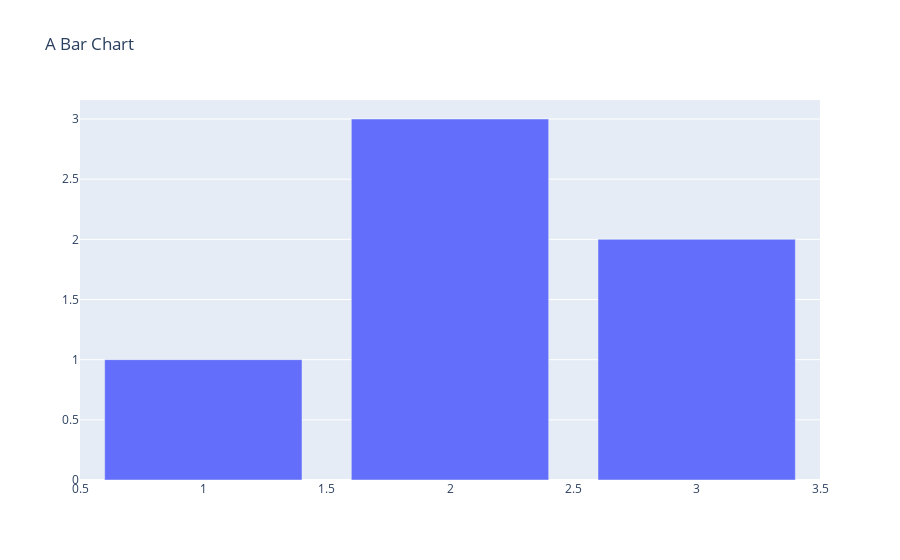

Notebook code for this chart:
### Markdown cell above
也可以基于dict信息直接创建Figure，似乎很少有使用场景

### Code cell
import plotly.graph_objects as go
fig = go.Figure({
    "data": [{"type": "bar",
              "x": [1, 2, 3],
              "y": [1, 3, 2]}],
    "layout": {"title": {"text": "A Bar Chart"}}
})
fig

### Figure 1 — Plotly figure (JSON) as saved in the notebook; plotly's stock layout.template omitted (floating-point values rounded to 4 significant figures)
{"data": [{"type": "bar", "x": [1, 2, 3], "y": [1, 3, 2]}], "layout": {"title": {"text": "A Bar Chart"}}}
